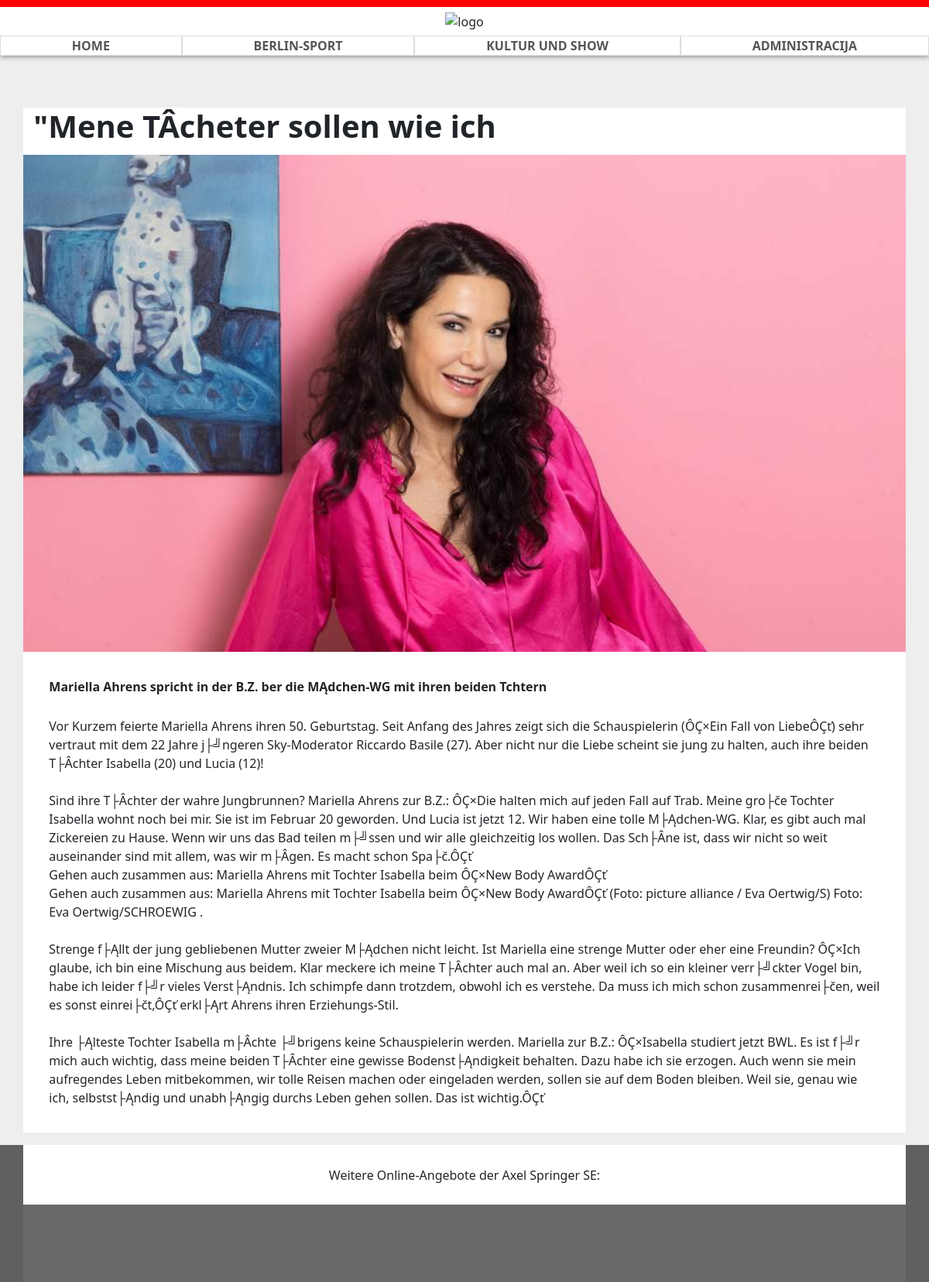
The page /article.php?id=6 on the database its author committed.
### tables this page shows
CREATE TABLE `category` (
  `id` int(11) NOT NULL,
  `name` varchar(255) NOT NULL
);

CREATE TABLE `news` (
  `id` int(11) NOT NULL,
  `subtitle` varchar(255) NOT NULL,
  `title` varchar(255) NOT NULL,
  `content` mediumtext NOT NULL,
  `article_subtitle` text NOT NULL,
  `img` varchar(255) NOT NULL,
  `category_id` int(11) NOT NULL,
  `hidden` tinyint(1) NOT NULL,
  `creation_date` timestamp NOT NULL DEFAULT current_timestamp()
);

### article.php (the view, shortened to what this page needs)
<!DOCTYPE html>
<html lang="de">
<head>
    <?php
    $article_id = $_GET['id'];
    $query = "SELECT * FROM news WHERE id = ?";
    $stmt = $dbc->prepare($query);
    $stmt->bind_param("i", $article_id);
    $stmt->execute();
    $result = $stmt->get_result();
    $row = $result->fetch_assoc();
    ?>
    <link href="https://cdn.jsdelivr.net/npm/bootstrap@5.2.0-beta1/dist/css/bootstrap.min.css" rel="stylesheet">
    <link rel="stylesheet" href="style/article.css">
    <link rel="stylesheet" href="style/shared.css">
</head>
<body>
    <?php
    include_once "header.php";
    ?>
    <div class="container g-0">
        <article class="container-fluid g-0">
            <?php
            echo '<h1 class="title">' . $row['title'] . '</h1>';
            echo '<img src="img/' . $row['img'] . '" alt="img' . $row['id'] . '">';
            echo '<p class="content">';
            echo '<span class="bold">' . $row['article_subtitle'] . '</span>';
            $content = str_replace("\n", "<br>", $row['content']);
            echo $content . '</p>';
            ?>
        </article>
    </div>
</body>
</html>

### header.php (shortened to what this page needs)
<header id="header">
    <div id="logo">
        <img src="img/logo.png" alt="logo">
    </div>
    <nav id="nav">
        <ul>
            <li><a href="index.php">Home</a></li>
            <?php
            $query = "SELECT * FROM category;";
            $result = $dbc->query($query);
            while ($cateogry = $result->fetch_assoc()) {
                echo '<li><a href="index.php?category=' . $cateogry['id'] . '">' . $cateogry['name'] . '</a></li>';
            }
            ?>
            <li><a href="login.php">Administracija</a></li>
        </ul>
    </nav>
</header>

### style/article.css (style rules this page uses)
article { background-color: white; margin-top: 50pt; padding: 0; }
article .title { margin: 10pt; font-weight: bold; }
article img { width: 100%; }
article .content { padding: 25pt; }
article .content span { display: block; margin-bottom: 20pt; }

### style/shared.css (style rules this page uses)
body { background-color: #eeeeee; }
#header { background-color: white; border-top: 7pt solid red; box-shadow: 0 1pt 5pt grey; margin-bottom: 3pt; }
#footer { background-color: #606060; }
#footer .rect { background-color: #696969; }
#footer .text { background-color: white; padding: 20pt; text-align: center; margin-top: 5pt; }
#logo { text-align: center; }
#logo>img { height: 20pt; margin: 5pt; }
#nav ul { list-style-type: none; margin: 0; padding: 0; width: 100%; display: flex; flex-direction: row; justify-content: space-around; }
#nav li { display: inline-block; text-align: center; border: 0.5pt solid #ddd; flex-grow: 1; }
#nav a { display: inline-block; color: #555; text-decoration: none; text-transform: uppercase; font-weight: 600; width: 100%; }
.bold { font-weight: bold; }

### rows shown on the page
category: name "BERLIN-SPORT"
category: name "KULTUR UND SHOW"
news: title "\"Mene TÂcheter sollen wie ich", img (picture), article_subtitle "Mariella Ahrens spricht in der B.Z. ber die MĄdchen-WG mit ihren beiden Tchtern", content "Vor Kurzem feierte Mariella Ahrens ihren 50. Geburtstag. Seit Anfang des Jahres zeigt sich die Schauspielerin (ÔÇ×Ein Fall von LiebeÔÇť) sehr vertraut mit dem 22 Jahre j├╝ngeren Sky-Moderator Riccardo Basile (27). Aber nicht nur die Liebe scheint sie jung zu halten, auch ihre beiden T├Âchter Isabella (20) und Lucia (12)! Sind ihre T├Âchter der wahre Jungbrunnen? Mariella Ahrens zur B.Z.: ÔÇ×Die halten mich auf jeden Fall auf Trab. Meine gro├če Tochter Isabella wohnt noch bei mir. Sie ist im Februar 20 geworden. Und Lucia ist jetzt 12. Wir haben eine tolle M├Ądchen-WG. Klar, es gibt auch mal Zickereien zu Hause. Wenn wir uns das Bad teilen m├╝ssen und wir alle gleichzeitig los wollen. Das…"
